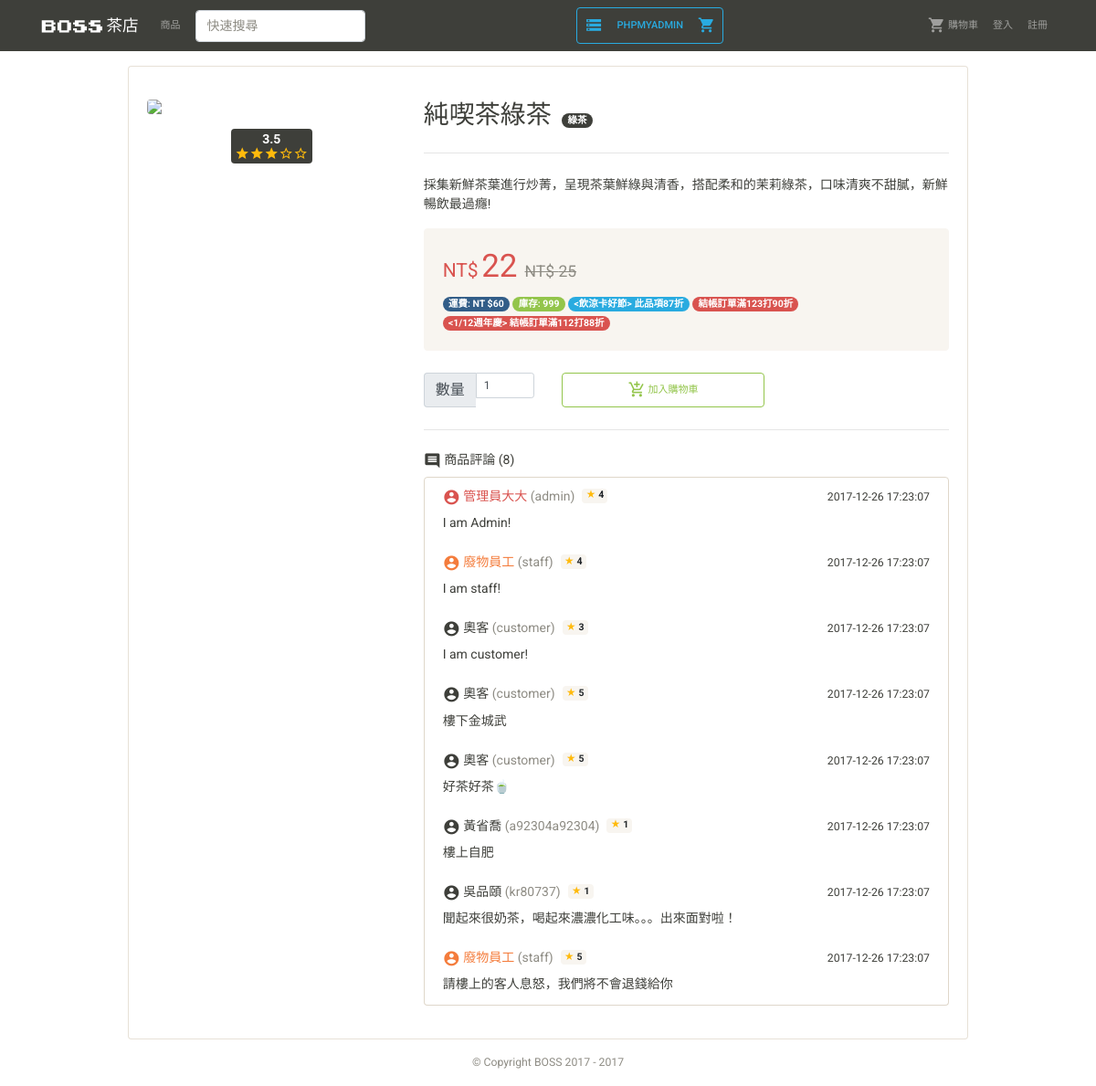
Screenshot of /product_detail.php?ID=1 with the database file from the repository.
### tables this page shows
CREATE TABLE DISCOUNT (
  ID INT(7) UNSIGNED AUTO_INCREMENT PRIMARY KEY,
  Type ENUM('shipping', 'seasoning', 'event'),
  PeriodFrom DATE NOT NULL,
  PeriodTo DATE NOT NULL,
  Requirement INT(7) UNSIGNED,
  Rate DOUBLE(3,3) NOT NULL,
  Info VARCHAR(100) NOT NULL,
  EventType ENUM('BOGO', 'discount')
);

CREATE TABLE COMMENT (
  ID INT(7) UNSIGNED AUTO_INCREMENT PRIMARY KEY,
  CID VARCHAR(20) NOT NULL,
  PID INT(7) UNSIGNED NOT NULL,
  Star INT(1) NOT NULL,
  Date TIMESTAMP DEFAULT CURRENT_TIMESTAMP,
  Comment VARCHAR(100) NOT NULL
);

CREATE TABLE MEMBER(
  ID VARCHAR(20) PRIMARY KEY,
  Password VARCHAR(128) NOT NULL,
  Name VARCHAR(12) NOT NULL,
  Email VARCHAR(30) NOT NULL,
  Phone VARCHAR(10) NOT NULL,
  RegDate TIMESTAMP DEFAULT CURRENT_TIMESTAMP,
  Birth DATE,
  Gender ENUM('M', 'F', 'N'),
  Address VARCHAR(100),
  Position ENUM('S', 'A', 'C') NOT NULL
);

### verification.php (called while the page is built, shortened)
<?php
$user_position='G';
$user_id='guest';

### comment.php (the view, shortened to what this page needs)
<?php
  $sqlnone = 'SELECT COUNT(*) COUNT_NUM FROM COMMENT
  WHERE PID='.$_GET['ID'];
  $comment_num=mysqli_fetch_array($conn->query($sqlnone))['COUNT_NUM'];
?>
<h6>
  <i class="material-icons">comment</i> 商品評論
  (<?php echo $comment_num; ?>)
</h6>
<div class="list-group ">
  <?php
  $sql = 'SELECT *, COMMENT.ID CommentID FROM COMMENT
          INNER JOIN MEMBER ON MEMBER.ID = COMMENT.CID
          WHERE COMMENT.PID=' . $_GET['ID'].'
          ORDER BY CommentID';
  $result = $conn->query($sql);
  while($rows=mysqli_fetch_array($result)){
    $CommentID=$rows['CommentID'];
    $CID=$rows['CID'];
    $CName=$rows['Name'];
    $Date=$rows['Date'];
    $Comment=$rows['Comment'];
    $Star=$rows['Star'];
    $Position=$rows['Position'];
    $comment_by_me=($CID==$user_id)?'list-group-item-secondary':'';
    if($Position=='A') $comment_color= 'text-danger';
    else if($Position=='S') $comment_color= 'text-warning';
    else $comment_color='';
    if($user_position=='A'||$user_position=='S') $comment_del_url= 'href="comment_del.php?CommentID='.$CommentID.'&PID='.$_GET['ID'].'"';
    else $comment_del_url='';
    $star_text='<span class="badge badge-light star mx-2">
                  <span style="color: #FFBA0C">★</span> '. $Star .'
                </span>';
    echo '<a '. $comment_del_url .' class="list-group-item list-group-item-action flex-column '. $comment_by_me .'">
            <div class="d-flex w-100 justify-content-between">
              <h6 class="mb-2 '. $comment_color . '">
              <i class="material-icons">account_circle</i> '. $CName .' <span class="text-muted">('. $CID .')</span>' . $star_text .'</h6>
              <small class="d-none d-lg-inline-block">'. $Date .'</small>
            </div>
            <p class="mb-0">'. htmlspecialchars($Comment) .'</p>
            <small class="d-inline-block d-lg-none">'. $Date .'</small>
          </a>';
  }
  ?>
</div>

### product_discount.php (shortened to what this page needs)
<?php
function PrintProductDetailDiscountBadge($info, $discount, $color){
  $full_discount_text = '<' .$info . '> ' . $discount;
  echo '<span class="badge badge-pill badge-'.$color.'">'. $full_discount_text .'</span> ';
}
$sql = 'SELECT * FROM DISCOUNT';
$result = $conn->query($sql);
while($rows = mysqli_fetch_array($result))
{
  if((date('Y-m-d')>=$rows['PeriodFrom']) && (date('Y-m-d')<=$rows['PeriodTo'])){
    switch ($rows['Type']) {
      case 'seasoning':
        $discount='結帳訂單滿'. $rows['Requirement'] .'打'.($rows['Rate']*100).'折';
        break;
      case 'event':
        $sql = "SELECT * FROM PRODUCT P , DISCOUNT D
         WHERE P.ID = ".$_GET['ID'].
         " AND D.ID = P.DID AND D.ID=". $rows['ID'];
        $result_this_product=$conn->query($sql);
        if(mysqli_num_rows($result_this_product)>=1){
          $rows_this_product = mysqli_fetch_array($result_this_product);
          if($rows_this_product['EventType']=='BOGO'){
            $discount= '此品買一送一';
          } else if($rows_this_product['EventType']=='discount'){
            $discount= '此品項'.($rows['Rate']*100).'折';
          }
          $color='info';
          PrintProductDetailDiscountBadge($rows['Info'], $discount, $color);
        }
        break;
    }
  }
}

### css/style.css (style rules this page uses)
i.material-icons { vertical-align: middle; font-size: 1.2rem; }
.star { vertical-align: top; }

### rows the page displays
discount: full_discount_text "<飲涼卡好節> 此品項87折"
discount: Info "結帳訂單滿123打90折"
discount: Info "<1/12週年慶> 結帳訂單滿112打88折"
comment: CID.Name "管理員大大", CID "admin", Star "4", Date "2017-12-26 17:23:07", Comment "I am Admin!"
comment: CID.Name "廢物員工", CID "staff", Star "4", Date "2017-12-26 17:23:07", Comment "I am staff!"
comment: CID.Name "奧客", CID "customer", Star "3", Date "2017-12-26 17:23:07", Comment "I am customer!"
comment: CID.Name "奧客", CID "customer", Star "5", Date "2017-12-26 17:23:07", Comment "樓下金城武"
comment: CID.Name "奧客", CID "customer", Star "5", Date "2017-12-26 17:23:07", Comment "好茶好茶🍵"
comment: CID.Name "黃省喬", CID "a92304a92304", Star "1", Date "2017-12-26 17:23:07", Comment "樓上自肥"
comment: CID.Name "吳品頤", CID "kr80737", Star "1", Date "2017-12-26 17:23:07", Comment "聞起來很奶茶，喝起來濃濃化工味。。。出來面對啦！"
comment: CID.Name "廢物員工", CID "staff", Star "5", Date "2017-12-26 17:23:07", Comment "請樓上的客人息怒，我們將不會退錢給你"

### other values shown
$star_num "3.5"
$rows['PName'] "純喫茶綠茶"
$rows['CName'] "綠茶"
$rows['PInfo'] "採集新鮮茶葉進行炒菁，呈現茶葉鮮綠與清香，搭配柔和的茉莉綠茶，口味清爽不甜膩，新鮮暢飲最過癮!"
$rows['PPriceDiscountF'] "22"
$rows['PPriceF'] "25"
$rows['PStock'] "999"
$comment_num "8"
